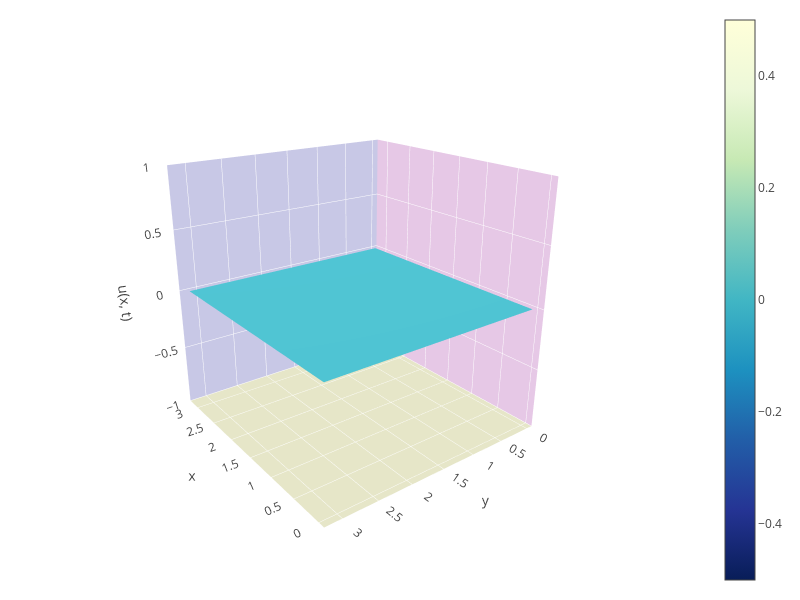

Source (notebook cell):
### Code cell
solver.plot_initial_state(online = False)

### Figure 1 — Plotly figure (JSON) as saved in the notebook; plotly's stock layout.template omitted (floating-point values rounded to 4 significant figures; data arrays with more than 128 entries replaced by an {"elided": "..."} marker saying what was removed)
{"data": [{"colorscale": "YlGnBu", "type": "surface", "uid": "5a490a4a-839c-4550-80ff-bcd6941825e1", "x": [0, 0.06411, 0.1282, 0.1923, 0.2565, 0.3206, 0.3847, 0.4488, 0.5129, 0.577, 0.6411, 0.7053, 0.7694, 0.8335, 0.8976, 0.9617, 1.026, 1.09, 1.154, 1.218, 1.282, 1.346, 1.411, 1.475, 1.539, 1.603, 1.667, 1.731, 1.795, 1.859, 1.923, 1.988, 2.052, 2.116, 2.18, 2.244, 2.308, 2.372, 2.436, 2.5, 2.565, 2.629, 2.693, 2.757, 2.821, 2.885, 2.949, 3.013, 3.077, 3.142], "y": [0, 0.08055, 0.1611, 0.2417, 0.3222, 0.4028, 0.4833, 0.5639, 0.6444, 0.725, 0.8055, 0.8861, 0.9666, 1.047, 1.128, 1.208, 1.289, 1.369, 1.45, 1.531, 1.611, 1.692, 1.772, 1.853, 1.933, 2.014, 2.094, 2.175, 2.256, 2.336, 2.417, 2.497, 2.578, 2.658, 2.739, 2.819, 2.9, 2.98, 3.061, 3.142], "z": {"elided": "40x50 int values"}}], "layout": {"autosize": false, "height": 600, "margin": {"b": 10, "l": 10, "r": 20, "t": 10}, "scene": {"aspectmode": "cube", "camera": {"eye": {"x": -2, "y": 1.5, "z": 1}}, "xaxis": {"backgroundcolor": "rgb(200, 200, 230)", "gridcolor": "rgb(255, 255, 255)", "showbackground": true, "title": {"text": "x"}, "zerolinecolor": "rgb(255, 255, 255)"}, "yaxis": {"backgroundcolor": "rgb(230, 200,230)", "gridcolor": "rgb(255, 255, 255)", "showbackground": true, "title": {"text": "y"}, "zerolinecolor": "rgb(255, 255, 255)"}, "zaxis": {"backgroundcolor": "rgb(230, 230,200)", "gridcolor": "rgb(255, 255, 255)", "showbackground": true, "title": {"text": "u(x, t)"}, "zerolinecolor": "rgb(255, 255, 255)"}}, "width": 800}}
